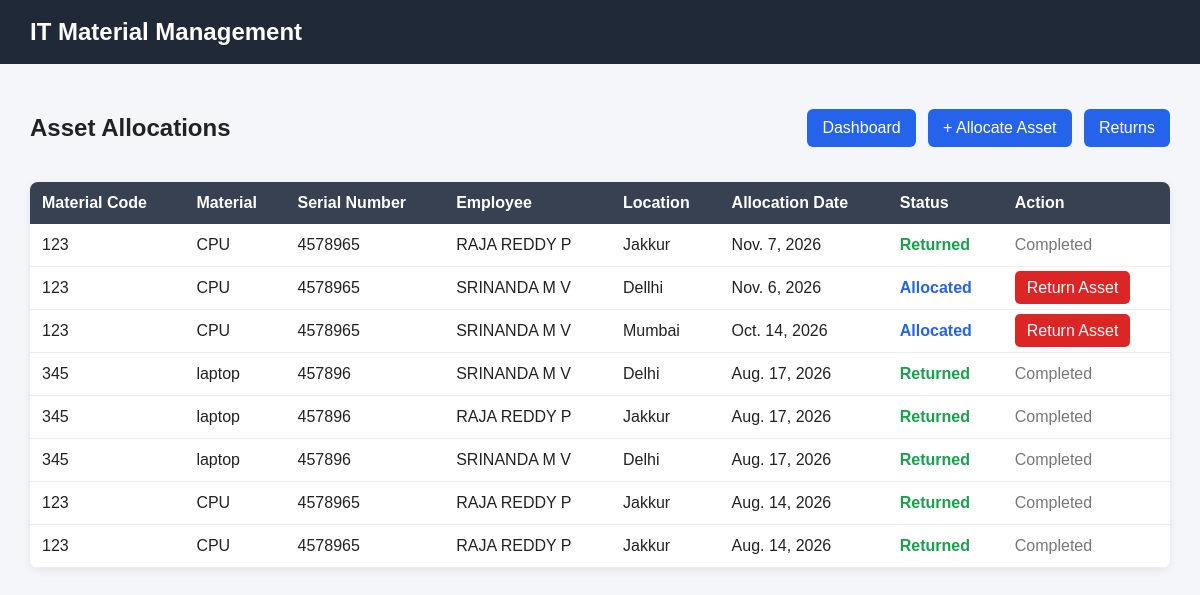
The app's page /allocations/ with its own data.
### inventory/models.py (models this page shows, shortened)
class AssetAllocation(models.Model):
    STATUS_CHOICES = [
        ("ALLOCATED", "Allocated"),
        ("RETURNED", "Returned"),
    ]
    material = models.ForeignKey(
        Material,
        on_delete=models.PROTECT,
        related_name="allocations"
    )
    employee = models.ForeignKey(
        Employee,
        on_delete=models.PROTECT,
        related_name="asset_allocations"
    )
    allocation_date = models.DateField()
    location = models.CharField(max_length=100, blank=True)
    remarks = models.TextField(blank=True)
    status = models.CharField(
        max_length=20,
        choices=STATUS_CHOICES,
        default="ALLOCATED"
    )
    created_at = models.DateTimeField(auto_now_add=True)
    updated_at = models.DateTimeField(auto_now=True)

class Material(models.Model):
    MATERIAL_TYPES = [
        ("ASSET", "Asset"),
        ("CONSUMABLE", "Consumable"),
    ]
    STATUS_CHOICES = [
        ("AVAILABLE", "Available"),
        ("ASSIGNED", "Assigned"),
        ("DAMAGED", "Damaged"),
        ("RETIRED", "Retired"),
    ]
    CRITICALITY_CHOICES = [
        ("LOW", "Low"),
        ("MEDIUM", "Medium"),
        ("HIGH", "High"),
        ("CRITICAL", "Critical"),
    ]
    CONDITION_CHOICES = [
        ("NEW", "New"),
        ("GOOD", "Good"),
        ("FAIR", "Fair"),
        ("DAMAGED", "Damaged"),
    ]
    material_code = models.CharField(max_length=50, unique=True)
    material_name = models.CharField(max_length=200)
    category = models.CharField(max_length=100)
    brand = models.CharField(max_length=100, blank=True)
    model = models.CharField(max_length=100, blank=True)
    serial_number = models.CharField(
        max_length=100,
        blank=True
    )
    data_port_no = models.CharField(
        max_length=100,
        blank=True
    )
    processor = models.CharField(
        max_length=200,
        blank=True
    )
    ram = models.CharField(
        max_length=50,
        blank=True
    )
    storage = models.CharField(
        max_length=100,
        blank=True
    )
    project_manager = models.CharField(
        max_length=200,
        blank=True
    )
    company_name = models.CharField(
        max_length=200,
        blank=True
    )
    operating_system = models.CharField(
        max_length=100,
        blank=True
    )
    oem = models.CharField(
        max_length=100,
        blank=True
    )
    cpu_asset_no = models.CharField(
        max_length=100,
        blank=True
    )
    location = models.CharField(
        max_length=100,
        blank=True
    )
    criticality = models.CharField(
        max_length=20,
        choices=CRITICALITY_CHOICES,
        default="MEDIUM"
    )
    customer_data = models.BooleanField(
        default=False
    )
    material_type = models.CharField(
        max_length=20,
        choices=MATERIAL_TYPES,
        default="ASSET"
    )
    unit = models.CharField(
        max_length=20,
        default="PCS"
    )
    purchase_date = models.DateField(
        null=True,
        blank=True
    )
    purchase_price = models.DecimalField(
        max_digits=12,
        decimal_places=2,
        default=0
    )
    vendor = models.CharField(
        max_length=200,
        blank=True
    )
    invoice_number = models.CharField(
        max_length=100,
        blank=True
    )
    po_number = models.CharField(
        max_length=100,
        blank=True
    )
    warranty_months = models.PositiveIntegerField(
        default=0
    )
    condition = models.CharField(
        max_length=20,
        choices=CONDITION_CHOICES,
        default="GOOD"
    )
    status = models.CharField(
        max_length=20,
        choices=STATUS_CHOICES,
        default="AVAILABLE"
    )
    remarks = models.TextField(
        blank=True
    )
    active = models.BooleanField(
        default=True
    )
    created_at = models.DateTimeField(
        auto_now_add=True
    )
    updated_at = models.DateTimeField(
        auto_now=True
    )

class Employee(models.Model):
    STATUS_CHOICES = [
        ("ACTIVE", "Active"),
        ("INACTIVE", "Inactive"),
    ]
    employee_id = models.CharField(max_length=50, unique=True)
    employee_name = models.CharField(max_length=200)
    department = models.CharField(max_length=100, blank=True)
    designation = models.CharField(max_length=100, blank=True)
    company = models.CharField(max_length=200, blank=True)
    location = models.CharField(max_length=100, blank=True)
    email = models.EmailField(blank=True)
    mobile = models.CharField(max_length=20, blank=True)
    status = models.CharField(
        max_length=20,
        choices=STATUS_CHOICES,
        default="ACTIVE"
    )
    created_at = models.DateTimeField(auto_now_add=True)
    updated_at = models.DateTimeField(auto_now=True)

### inventory/views.py (the view)
def allocation_list(request):
    allocations = AssetAllocation.objects.select_related(
        "material",
        "employee"
    ).order_by("-allocation_date")
    return render(
        request,
        "inventory/allocation_list.html",
        {"allocations": allocations}
    )

### inventory/templates/inventory/allocation_list.html (shortened to what this page needs)
<!DOCTYPE html>
<html lang="en">
<head>
</head>
<body>
<div class="header">
    IT Material Management
</div>
<div class="container">
    <div class="top">
        <h2>Asset Allocations</h2>
        <div class="buttons">
            <a href="{% url 'dashboard' %}">
                Dashboard
            </a>
            <a href="{% url 'allocation_add' %}">
                + Allocate Asset
            </a>
            <a href="{% url 'return_list' %}">
                Returns
            </a>
        </div>
    </div>
    <table>
        <thead>
            <tr>
                <th>Material Code</th>
                <th>Material</th>
                <th>Serial Number</th>
                <th>Employee</th>
                <th>Location</th>
                <th>Allocation Date</th>
                <th>Status</th>
                <th>Action</th>
            </tr>
        </thead>
        <tbody>
        {% for allocation in allocations %}
            <tr>
                <td>
                    {{ allocation.material.material_code }}
                </td>
                <td>
                    {{ allocation.material.material_name }}
                </td>
                <td>
                    {{ allocation.material.serial_number }}
                </td>
                <td>
                    {{ allocation.employee.employee_name }}
                </td>
                <td>
                    {{ allocation.location }}
                </td>
                <td>
                    {{ allocation.allocation_date }}
                </td>
                <td>
                    {% if allocation.status == "ALLOCATED" %}
                        <span class="allocated">
                            Allocated
                        </span>
                    {% else %}
                        <span class="returned">
                            Returned
                        </span>
                    {% endif %}
                </td>
                <td>
                    {% if allocation.status == "ALLOCATED" %}
                        <a
                            href="{% url 'return_add' %}?allocation={{ allocation.id }}"
                            class="return-button"
                        >
                            Return Asset
                        </a>
                    {% else %}
                        <span class="disabled">
                            Completed
                        </span>
                    {% endif %}
                </td>
            </tr>
        {% empty %}
            <tr>
                <td colspan="8">
                    No asset allocations found.
                </td>
            </tr>
        {% endfor %}
        </tbody>
    </table>
</div>
</body>
</html>

### inventory/templates/inventory/allocation_list.html (style rules this page uses)
* { box-sizing: border-box; }
body { margin: 0; font-family: Arial, Helvetica, sans-serif; background: #f4f6f9; color: #222; }
.header { background: #1f2937; color: white; padding: 18px 30px; font-size: 24px; font-weight: bold; }
.container { padding: 30px; }
.top { display: flex; justify-content: space-between; align-items: center; margin-bottom: 20px; }
.buttons a { display: inline-block; padding: 10px 15px; margin-left: 8px; border-radius: 6px; text-decoration: none; color: white; background: #2563eb; }
table { width: 100%; border-collapse: collapse; background: white; border-radius: 8px; overflow: hidden; box-shadow: 0 2px 8px rgba(0,0,0,0.08); }
th { background: #374151; color: white; padding: 12px; text-align: left; }
td { padding: 12px; border-bottom: 1px solid #eee; }
.allocated { color: #2563eb; font-weight: bold; }
.returned { color: #16a34a; font-weight: bold; }
.return-button { background: #dc2626; color: white; padding: 8px 12px; border-radius: 5px; text-decoration: none; }
.disabled { color: #777; }

### records on screen
AssetAllocation: material.material_code "123", material.material_name "CPU", material.serial_number "4578965", employee.employee_name "RAJA REDDY P", location "Jakkur", allocation_date "Nov. 7, 2026", status "Returned"
AssetAllocation: material.material_code "123", material.material_name "CPU", material.serial_number "4578965", employee.employee_name "SRINANDA M V", location "Dellhi", allocation_date "Nov. 6, 2026", status "Allocated"
AssetAllocation: material.material_code "123", material.material_name "CPU", material.serial_number "4578965", employee.employee_name "SRINANDA M V", location "Mumbai", allocation_date "Oct. 14, 2026", status "Allocated"
AssetAllocation: material.material_code "345", material.material_name "laptop", material.serial_number "457896", employee.employee_name "SRINANDA M V", location "Delhi", allocation_date "Aug. 17, 2026", status "Returned"
AssetAllocation: material.material_code "345", material.material_name "laptop", material.serial_number "457896", employee.employee_name "RAJA REDDY P", location "Jakkur", allocation_date "Aug. 17, 2026", status "Returned"
AssetAllocation: material.material_code "345", material.material_name "laptop", material.serial_number "457896", employee.employee_name "SRINANDA M V", location "Delhi", allocation_date "Aug. 17, 2026", status "Returned"
AssetAllocation: material.material_code "123", material.material_name "CPU", material.serial_number "4578965", employee.employee_name "RAJA REDDY P", location "Jakkur", allocation_date "Aug. 14, 2026", status "Returned"
AssetAllocation: material.material_code "123", material.material_name "CPU", material.serial_number "4578965", employee.employee_name "RAJA REDDY P", location "Jakkur", allocation_date "Aug. 14, 2026", status "Returned"
